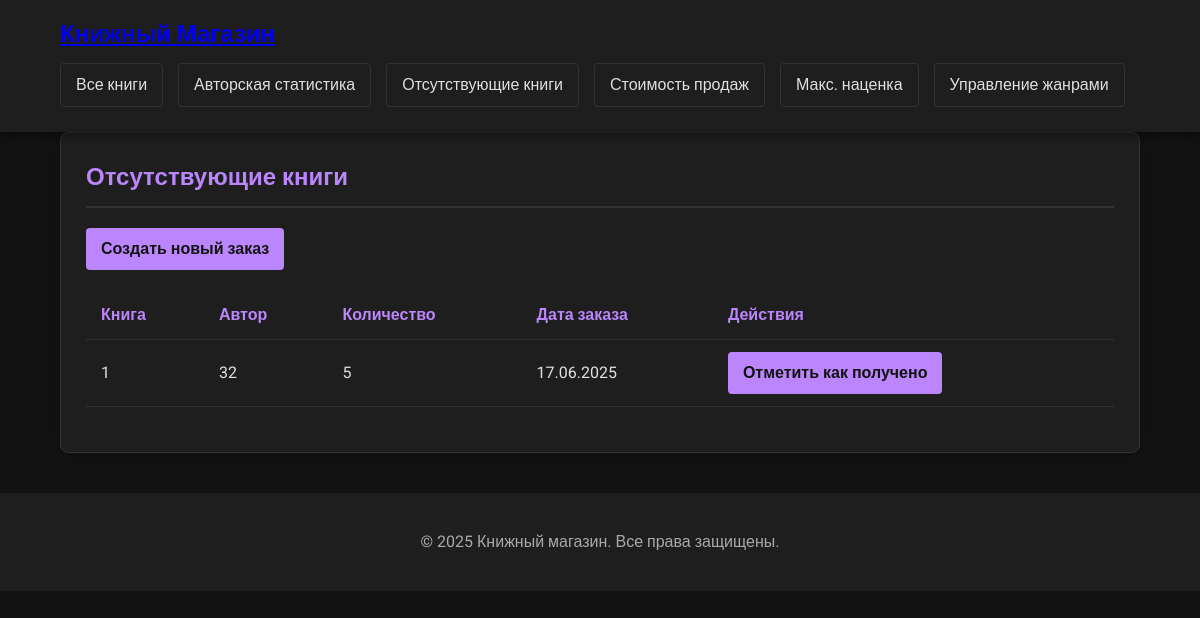
The page /books/missing/ on the database its author committed.
### books/models.py (models this page shows, shortened)
class Order(models.Model):
    book = models.ForeignKey(Book, on_delete=models.CASCADE, verbose_name="Книга")
    quantity = models.PositiveIntegerField(default=1, verbose_name="Количество")
    created_at = models.DateTimeField(auto_now_add=True, verbose_name="Дата заказа")
    completed = models.BooleanField(default=False, verbose_name="Выполнен")

class Book(models.Model):
    MEDIUM_CHOICES = [
        ('P', 'Бумажная'),
        ('E', 'Электронная'),
        ('A', 'Аудио'),
    ]
    title = models.CharField(max_length=200, verbose_name="Название")
    author = models.CharField(max_length=100, verbose_name="Автор")
    code = models.CharField(max_length=50, unique=True, verbose_name="Шифр произведения")
    genre = models.ForeignKey(Genre, on_delete=models.CASCADE, verbose_name="Жанр")
    year = models.PositiveIntegerField(verbose_name="Год издания")
    pages = models.PositiveIntegerField(verbose_name="Количество страниц", blank=True, null=True)
    medium = models.CharField(max_length=1, choices=MEDIUM_CHOICES, verbose_name="Носитель")
    wholesale_price = models.DecimalField(max_digits=10, decimal_places=2, verbose_name="Оптовая цена")
    retail_price = models.DecimalField(max_digits=10, decimal_places=2, verbose_name="Розничная цена")
    stock = models.PositiveIntegerField(default=0, verbose_name="В наличии")
    sold = models.PositiveIntegerField(default=0, verbose_name="Продано")

### books/views.py (the view)
# urls.py: path('missing/', views.missing_books, name='missing_books'),
def missing_books(request):
    orders = Order.objects.filter(completed=False).select_related('book')
    return render(request, 'books/missing_books.html', {'orders': orders})

### books/templates/books/missing_books.html
{% extends 'books/base.html' %}
{% load static %}
{% block content %}
<div class="card">
    <h2>Отсутствующие книги</h2>
    <a href="{% url 'create_order' %}" class="btn">Создать новый заказ</a>
    <table>
        <thead>
            <tr>
                <th>Книга</th>
                <th>Автор</th>
                <th>Количество</th>
                <th>Дата заказа</th>
                <th>Действия</th>
            </tr>
        </thead>
        <tbody>
            {% for order in orders %}
            <tr>
                <td>{{ order.book.title }}</td>
                <td>{{ order.book.author }}</td>
                <td>{{ order.quantity }}</td>
                <td>{{ order.created_at|date:"d.m.Y" }}</td>
                <td>
                    {% if not order.completed %}
                    <a href="{% url 'complete_order' order.id %}" class="btn">Отметить как получено</a>
                    {% else %}
                    <span>Выполнено</span>
                    {% endif %}
                </td>
            </tr>
            {% empty %}
            <tr>
                <td colspan="5">Все книги в наличии</td>
            </tr>
            {% endfor %}
        </tbody>
    </table>
</div>
{% endblock %}

### static/books/css/style.css (style rules this page uses)
:root { --dark-bg: #121212; --dark-card: #1e1e1e; --dark-text: #e0e0e0; --dark-border: #333; --accent-color: #bb86fc; --accent-hover: #9a67ea; --danger: #cf6679; --success: #03dac6; }
body { font-family: 'Segoe UI', Tahoma, Geneva, Verdana, sans-serif; line-height: 1.6; margin: 0; padding: 0; background-color: var(--dark-bg); color: var(--dark-text); min-height: 100vh; }
.card { background: var(--dark-card); border-radius: 8px; box-shadow: 0 0 15px rgba(0,0,0,0.3); padding: 25px; margin-bottom: 25px; border: 1px solid var(--dark-border); }
.card h2 { margin-top: 0; color: var(--accent-color); border-bottom: 2px solid var(--dark-border); padding-bottom: 10px; }
.btn { display: inline-block; background: var(--accent-color); color: var(--dark-bg); padding: 8px 15px; border-radius: 4px; text-decoration: none; border: none; cursor: pointer; transition: background-color 0.3s; font-weight: bold; }
table { width: 100%; border-collapse: collapse; margin: 20px 0; }
table th, table td { padding: 12px 15px; text-align: left; border-bottom: 1px solid var(--dark-border); }
table th { background-color: var(--dark-card); font-weight: 600; color: var(--accent-color); }
.card, .book-card { animation: fadeIn 0.5s ease-out; }
.btn { padding: 8px 15px; border: none; border-radius: 4px; cursor: pointer; margin-right: 10px; }

### books/templates/books/base.html (style rules this page uses)
body { font-family: 'Roboto', sans-serif; }

### rows shown on the page
Order: book "1", book.author "32", quantity "5", created_at "17.06.2025", completed "Отметить как получено"
